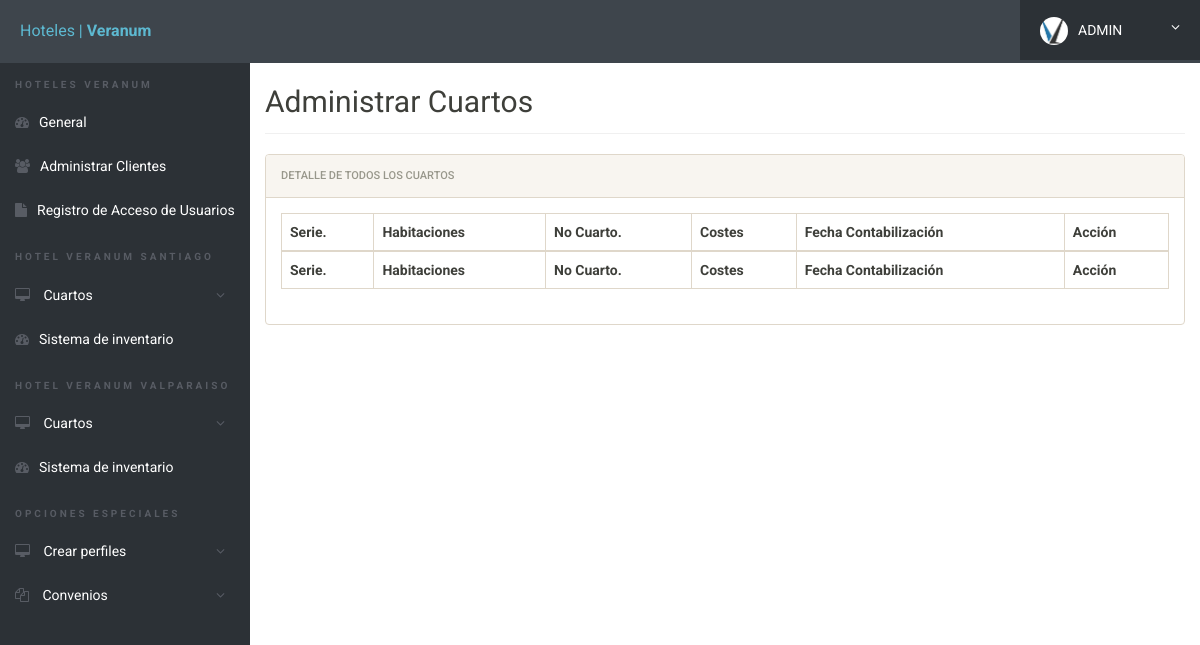
The app's page /admin/manage-rooms-valparaiso.php (signed in), older data.
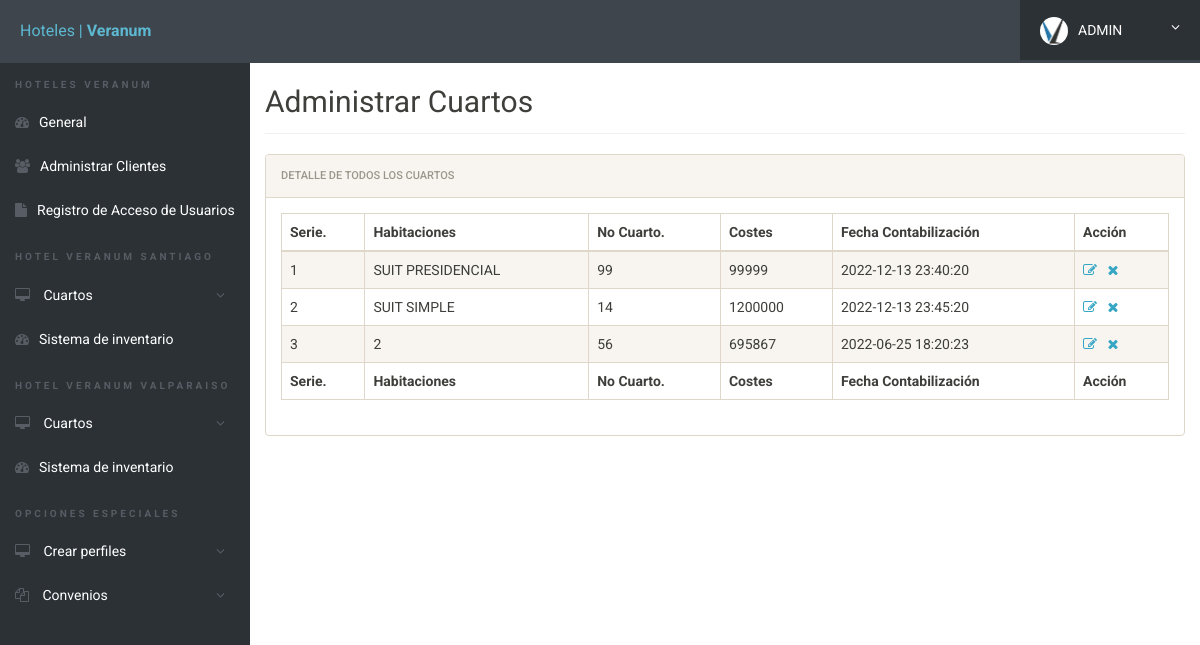
The same page, newer data.
### tables this page shows
CREATE TABLE `rooms_valp` (
  `id` int(11) NOT NULL,
  `seater` varchar(255) NOT NULL,
  `room_no` int(11) NOT NULL,
  `fees` int(11) NOT NULL,
  `posting_date` timestamp NOT NULL DEFAULT current_timestamp()
);

### admin/manage-rooms-valparaiso.php (the view, shortened to what this page needs)
<?php
include('includes/config.php');
?>
<!doctype html>
<html lang="en" class="no-js">
<head>
	<link rel="stylesheet" href="css/font-awesome.min.css">
	<link rel="stylesheet" href="css/bootstrap.min.css">
	<link rel="stylesheet" href="css/dataTables.bootstrap.min.css">
	<link rel="stylesheet" href="css/bootstrap-social.css">
	<link rel="stylesheet" href="css/bootstrap-select.css">
	<link rel="stylesheet" href="css/fileinput.min.css">
	<link rel="stylesheet" href="css/awesome-bootstrap-checkbox.css">
	<link rel="stylesheet" href="css/style.css">
</head>
<body>
	<?php include('includes/header.php');?>
	<div class="ts-main-content">
			<?php include('includes/sidebar.php');?>
		<div class="content-wrapper">
			<div class="container-fluid">
				<div class="row">
					<div class="col-md-12">
						</br></br><h2 class="page-title">Administrar Cuartos</h2>
						<div class="panel panel-default">
							<div class="panel-heading">Detalle de todos los Cuartos</div>
							<div class="panel-body">
								<table id="zctb" class="display table table-striped table-bordered table-hover" cellspacing="0" width="100%">
									<thead>
										<tr>
											<th>Serie.</th>
											<th>Habitaciones</th>
											<th>No Cuarto.</th>
											<th>Costes </th>
											<th>Fecha Contabilización  </th>
											<th>Acción</th>
										</tr>
									</thead>
									<tfoot>
										<tr>
										<th>Serie.</th>
										<th>Habitaciones</th>
										<th>No Cuarto.</th>
										<th>Costes </th>
										<th>Fecha Contabilización  </th>
										<th>Acción</th>
										</tr>
									</tfoot>
									<tbody>
<?php
$ret="select * from rooms_valp";
$stmt= $mysqli->prepare($ret) ;
$stmt->execute() ;
$res=$stmt->get_result();
$cnt=1;
while($row=$res->fetch_object())
	  {
	  	?>
<tr><td><?php echo $cnt;;?></td>
<td><?php echo $row->seater;?></td>
<td><?php echo $row->room_no;?></td>
<td><?php echo $row->fees;?></td>
<td><?php echo $row->posting_date;?></td>
<td><a href="edit-room_valparaiso.php?id=<?php echo $row->id;?>"><i class="fa fa-edit"></i></a>&nbsp;&nbsp;
<a href="manage-rooms_valparaiso.php?del=<?php echo $row->id;?>" onclick="return confirm("Do you want to delete");"><i class="fa fa-close"></i></a></td>
										</tr>
									<?php
$cnt=$cnt+1;
									 } ?>
									</tbody>
								</table>
							</div>
						</div>
					</div>
				</div>
			</div>
		</div>
	</div>
</body>
</html>

### admin/includes/header.php (shortened to what this page needs)
<div class="brand clearfix">
		<a href="#" class="logo" style="font-size:16px;">Hoteles | <b>Veranum</b></a>
		<ul class="ts-profile-nav">
			<li class="ts-account">
				<a href="#"><img src="img/ts-avatar.jpg" class="ts-avatar hidden-side" alt="">ADMIN<i class="fa fa-angle-down hidden-side"></i></a>
			</li>
		</ul>
	</div>

### admin/includes/sidebar.php (shortened to what this page needs)
<nav class="ts-sidebar">
			<ul class="ts-sidebar-menu">
				<li class="ts-label">Hoteles Veranum</li>
				<li><a href="dashboard.php"><i class="fa fa-dashboard"></i>General</a></li>
				<li><a href="manage-students.php"><i class="fa fa-users"></i>Administrar Clientes</a></li>
				<li><a href="access-log.php"><i class="fa fa-file"></i>Registro de Acceso de Usuarios</a></li>
				<li class="ts-label">Hotel Veranum SANTIAGO</li>
					<li><a href="#"><i class="fa fa-desktop"></i> Cuartos</a>
				</li>
				<li><a href="inventario-santiago.php"><i class="fa fa-dashboard"></i>Sistema de inventario</a></li>
				<li class="ts-label">Hotel Veranum VALPARAISO</li>
					<li><a href="#"><i class="fa fa-desktop"></i> Cuartos</a>
				</li>
				<li><a href="inventario-valparaiso.php"><i class="fa fa-dashboard"></i>Sistema de inventario</a></li>
				<li class="ts-label">Opciones especiales</li>
				<li><a href="#"><i class="fa fa-desktop"></i> Crear perfiles</a>
				</li>
				<li><a href="#"><i class="fa fa-files-o"></i> Convenios</a>
				</li>
		</nav>

### admin/css/style.css (style rules this page uses)
html { font-size: 14px; }
@media only screen and (min-width: 480px) { html { font-size: 17px; } }
@media only screen and (min-width: 768px) { html { font-size: 14px; } }
body { font-size: 1em; }
a { color: #37a6c4; }
.panel { overflow: hidden; }
ul, li { margin: 0; padding: 0; list-style: none; }
.page-title { padding-bottom: 15px; margin-bottom: 20px; border-bottom: 1px solid #f0f0f0; }
.brand { background: #3e454c; position: relative; z-index: 3; position: fixed; width: 100%; top: 0; }
.brand .logo { box-sizing: border-box; padding: 20px; float: left; display: block; width: 200px; }
@media only screen and (min-width: 992px) { .brand .logo { width: 250px; } }
.brand .ts-profile-nav { float: right; display: none; }
.brand .ts-profile-nav li { float: left; position: relative; }
.brand .ts-profile-nav li a { display: block; padding: 20px; color: #fff; }
.brand .ts-profile-nav .ts-account .fa-angle-down { float: right; }
.brand .ts-profile-nav .ts-account > a { width: 180px; background: #2c3136; }
.brand .ts-profile-nav .ts-account .ts-avatar { border-radius: 50%; height: 28px; margin: -10px 0; margin-right: 10px; }
@media only screen and (min-width: 992px) { .brand .ts-profile-nav { display: block; } }
.ts-sidebar { background: #2c3136; max-height: 0; transition: max-height 0.3s; overflow: hidden; position: fixed; z-index: 2; width: 100%; bottom: 0; top: 60px; overflow-y: auto; }
@media only screen and (min-width: 992px) { .ts-sidebar { max-height: 100%; bottom: 0; } }
.ts-sidebar-menu .ts-label { color: #585c64; font-weight: bold; padding: 8px 15px; text-transform: uppercase; font-size: 10px; letter-spacing: 3px; margin-top: 10px; }
.ts-sidebar-menu a { display: block; text-decoration: none; padding: 12px 15px; color: #fff; }
.ts-sidebar-menu li { position: relative; }
.ts-sidebar-menu li i { color: #585c64; margin-right: 10px; }
.ts-main-content .content-wrapper { padding-top: 15px; margin-top: 10px; }
@media only screen and (min-width: 992px) { .ts-main-content .ts-sidebar { width: 250px; float: left; } }
@media only screen and (min-width: 992px) { .ts-main-content .content-wrapper { margin-left: 250px; } }

Row changes from the older to the newer data that the page shows:
added rooms_valp: seater "SUIT PRESIDENCIAL", room_no "99", fees "99999", posting_date "2022-12-13 23:40:20"
added rooms_valp: seater "SUIT SIMPLE", room_no "14", fees "1200000", posting_date "2022-12-13 23:45:20"
added rooms_valp: seater "2", room_no "56", fees "695867", posting_date "2022-06-25 18:20:23"
